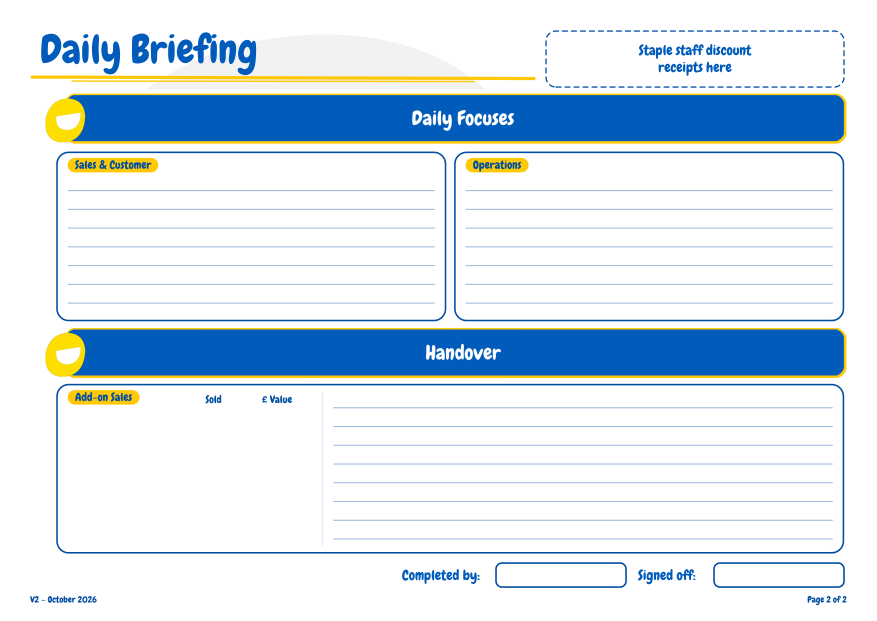
#> input picture src/CardFactory.ProfitLoss.App/Assets/DailyBriefing-2.png, 3508 x 2481 px (shown at 1/4 size)
$ python draw-briefing-page2.py ../src/CardFactory.ProfitLoss.App/Assets/DailyBriefing-2.png
#> lines starting #> are read from the running program, lines starting #| are printed output that depends on the picture
"""
Draws Assets/DailyBriefing-2.png - page 2 of the Daily Briefing as the app prints it since
16 Nov 2026 (owner, concept S3) - from page 2 of the store's own form.

The form's page 2 had a Stamp Count inside Handover. The owner replaced it with Add-on Sales:
Sales & Customer and Operations get 7 lines each, Handover keeps its bar, and the left part of
the Handover box holds the "Add-on Sales" label with "Sold" / "£ Value" headings (the app writes
the rows - Services/DailyBriefingSheet.cs, FillPageTwo). The title, the staple box, the two
blue bars, the footer and Completed by / Signed off are the form's own, untouched.

tools/render-daily-briefing.py makes the form's page 2 (DailyBriefing-2-form.png) and runs
this. To run it on its own:
    pip install playwright && python -m playwright install chromium
    python tools/draw-briefing-page2.py path/to/DailyBriefing-2-form.png

Positions are in px on the page drawn 1684 wide (1 pt = 2.0003 px); the result is 3508 x 2481
(300 dpi), the size of the form render.
"""
import os
import sys
import tempfile

from PIL import Image
from playwright.sync_api import sync_playwright

REPO = os.path.dirname(os.path.dirname(os.path.abspath(__file__)))
ASSETS = os.path.join(REPO, 'src', 'CardFactory.ProfitLoss.App', 'Assets')
W, H = 1684, 1191           # drawing size; the screenshot is taken at 3508 / 1684
K = 2.0003                  # px per pt
NAVY, TINT, LINE = '#004EA1', '#E3ECF7', '#9DB7DD'


def cut_bar(form, box, out):
    """A blue section bar cut from the form, the grey watermark around it made white."""
    scale = form.width / W
    bar = form.crop(tuple(round(v * scale) for v in box))
    px = bar.load()
    for x in range(bar.width):
        for y in range(bar.height):
            r, g, b = px[x, y]
            if r > 220 and g > 220 and b > 220 and abs(r - b) < 12:
                px[x, y] = (255, 255, 255)
    bar.save(out)


def page_html(form_png, focus_bar, handover_bar):
    fonts = os.path.join(ASSETS, 'Fonts').replace('\\', '/')
    o = [f'''<!doctype html><html><head><meta charset="utf-8"><style>
@font-face{{font-family:Chewy;src:url("file:///{fonts}/Chewy-Regular.ttf")}}
body{{margin:0}}.pg{{position:relative;width:{W}px;height:{H}px;background:url("file:///{form_png}");background-size:{W}px {H}px;overflow:hidden}}
.a{{position:absolute}}
.f{{position:absolute;border:3px solid {NAVY};border-radius:24px;box-sizing:border-box;background:#fff}}
.p{{position:absolute;background:#FFC907;border-radius:20px;font-family:Chewy;color:{NAVY};font-size:22px;padding:2px 14px;line-height:1.1}}
.l{{position:absolute;height:1.6px;background:{LINE}}}
.t{{position:absolute;white-space:nowrap;line-height:1;font-family:Chewy;color:{NAVY};text-align:center}}
</style></head><body><div class="pg">''']

    def frame(x0, y0, x1, y1): o.append(f'<div class="f" style="left:{x0}px;top:{y0}px;width:{x1-x0}px;height:{y1-y0}px"></div>')
    def pill(x, y, t): o.append(f'<div class="p" style="left:{x}px;top:{y}px">{t}</div>')
    def lines(x0, x1, ys): o.extend(f'<div class="l" style="left:{x0}px;top:{y}px;width:{x1-x0}px"></div>' for y in ys)
    def bar(img, y): o.append(f'<img class="a" src="file:///{img}" style="left:80px;top:{y}px;width:1550px;height:108px">')
    def label(x_pt, y_pt, w_pt, t): o.append(f'<div class="t" style="left:{x_pt*K:.1f}px;top:{y_pt*K:.1f}px;width:{w_pt*K:.1f}px;font-size:{10*K:.1f}px">{t}</div>')

    # Everything between the title and Completed by is drawn again.
    o.append('<div class="a" style="left:62px;top:172px;width:1578px;height:900px;background:#fff"></div>')
    bar(focus_bar, 172)
    frame(108, 291, 857, 617); pill(130, 303, 'Sales &amp; Customer')
    frame(872, 291, 1621, 617); pill(894, 303, 'Operations')
    ys = list(range(365, 617 - 14, 36))
    lines(130, 835, ys); lines(894, 1599, ys)
    bar(handover_bar, 623)
    frame(108, 737, 1621, 1063)
    lines(640, 1599, list(range(782, 1050, 36)))
    o.append(f'<div class="a" style="left:618px;top:752px;width:3px;height:296px;background:{TINT}"></div>')
    pill(130, 749, 'Add-on Sales')
    top = 737 / K
    label(300 - 118, top + 10, 46, 'Sold')        # over the Sold boxes (182-228 pt)
    label(300 - 68, top + 10, 68, '£ Value')      # over the £ boxes (232-300 pt)
    o.append('</div></body></html>')
    return ''.join(o)


def main(form_page2):
    form = Image.open(form_page2).convert('RGB')
#> form is the input picture: PIL image 3508x2481 RGB; mean R, G, B 214, 226.9, 237.1
    work = tempfile.mkdtemp()
    focus_bar = os.path.join(work, 'bar-focus.png').replace('\\', '/')
    handover_bar = os.path.join(work, 'bar-handover.png').replace('\\', '/')
    cut_bar(form, (80, 172, 1630, 280), focus_bar)
#> in cut_bar, `bar = form.crop(tuple(round(v * scale) for v in box))`:
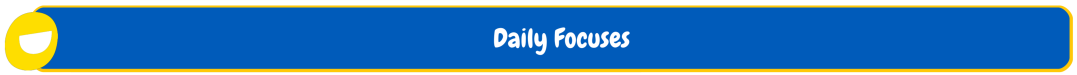
#> bar: PIL image 3229x225 RGB (shown at 1/3 size); mean R, G, B 62.3, 126.3, 179.2
    cut_bar(form, (80, 628, 1630, 736), handover_bar)
#> call 2 of cut_bar, with box = (80, 628, 1630, 736)
#> in cut_bar (call 2), `bar = form.crop(tuple(round(v * scale) for v in box))`:
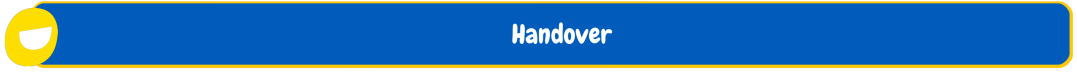
#> bar: PIL image 3229x225 RGB (shown at 1/3 size); mean R, G, B 61.2, 125.7, 178.9
    html = os.path.join(work, 'page2.html')
    with open(html, 'w', encoding='utf-8') as f:
        f.write(page_html(os.path.abspath(form_page2).replace('\\', '/'), focus_bar, handover_bar))
    out = os.path.join(ASSETS, 'DailyBriefing-2.png')
    with sync_playwright() as p:
        browser = p.chromium.launch()
        page = browser.new_page(viewport={'width': W, 'height': H}, device_scale_factor=form.width / W)
        page.goto('file:///' + html.replace('\\', '/'))
        page.evaluate('document.fonts.ready')
        page.screenshot(path=out, clip={'x': 0, 'y': 0, 'width': W, 'height': H})
        browser.close()
    print('wrote', out, Image.open(out).size)


if __name__ == '__main__':
    if len(sys.argv) != 2:
        sys.exit('usage: python tools/draw-briefing-page2.py path/to/DailyBriefing-2-form.png')
    main(sys.argv[1])
#> (the call stopped at in main, `with sync_playwright() as p:`: playwright is not available in this run)

$ run again, with src/CardFactory.ProfitLoss.App/Assets/DailyBriefing-1.png copied over src/CardFactory.ProfitLoss.App/Assets/DailyBriefing-2.png
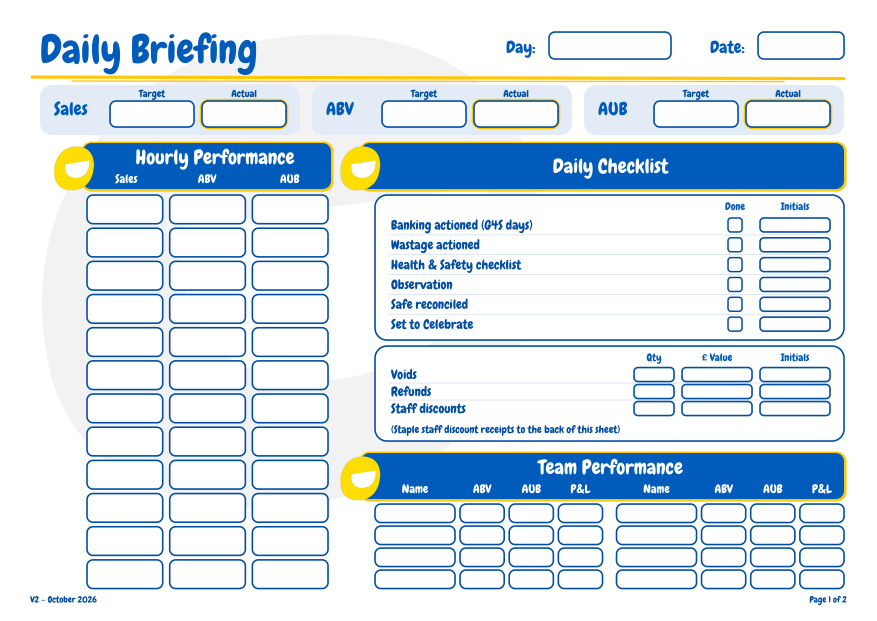
#> input picture src/CardFactory.ProfitLoss.App/Assets/DailyBriefing-1.png, 3508 x 2481 px (shown at 1/4 size)
#> in main, form is the input picture: PIL image 3508x2481 RGB; mean R, G, B 211, 224.3, 234.9
#> in cut_bar, `bar = form.crop(tuple(round(v * scale) for v in box))`:
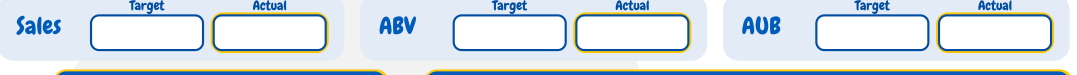
#> bar: PIL image 3229x225 RGB (shown at 1/3 size); mean R, G, B 212.3, 223.3, 229.8
#> in cut_bar (call 2), `bar = form.crop(tuple(round(v * scale) for v in box))`:
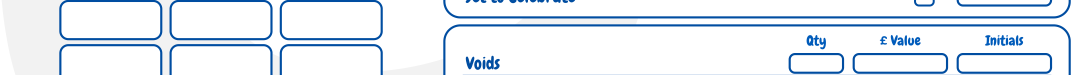
#> bar: PIL image 3229x225 RGB (shown at 1/3 size); mean R, G, B 228.5, 236.3, 244.7
